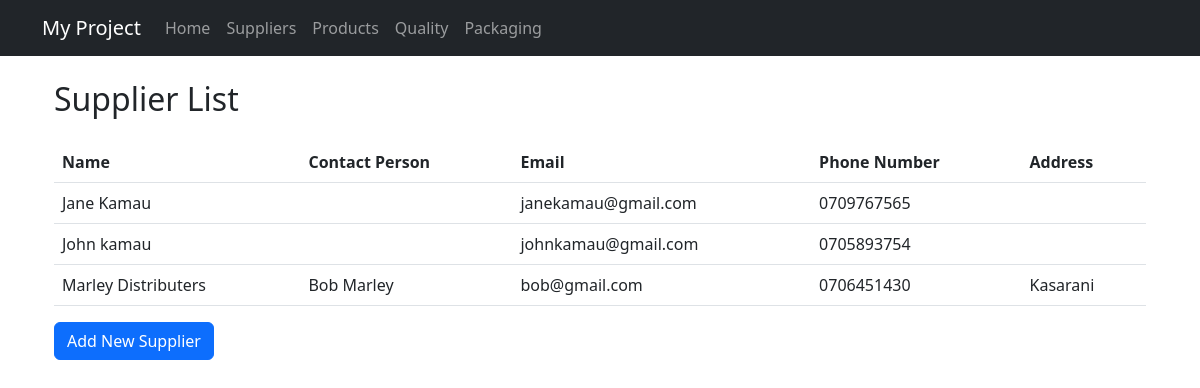
The app's page /get-suppliers/ with its own data.
### manufacturing/models.py (models this page shows, shortened)
class Supplier(models.Model):
    name = models.CharField(max_length=100)
    contact_person = models.CharField(max_length=100)
    email = models.EmailField()
    phone_number = models.CharField(max_length=20)
    address = models.TextField()

### manufacturing/views.py (the view)
# urls.py: path('get-suppliers/', views.get_suppliers, name='get_suppliers'),
def get_suppliers(request):
    if request.method == 'GET':
        try:
            suppliers = Supplier.objects.all()
            return render(request, 'manufacturing/supplier_list.html', {'suppliers': suppliers})
        except Exception as e:
            return render(request, 'manufacturing/supplier_list.html', {'error': str(e)})
    return render(request, 'manufacturing/supplier_list.html', {'error': 'Invalid request method'})

### manufacturing/templates/manufacturing/supplier_list.html (shortened to what this page needs)
{% extends './base.html' %}
{% block content %}
<div class="container">
    <div class="d-flex justify-content-between align-items-center mb-3">
        <h2>Supplier List</h2>
    </div>
    <table class="table">
        <thead>
            <tr>
                <th>Name</th>
                <th>Contact Person</th>
                <th>Email</th>
                <th>Phone Number</th>
                <th>Address</th>
            </tr>
        </thead>
        <tbody>
            {% for supplier in suppliers %}
            <tr>
                <td>{{ supplier.name }}</td>
                <td>{{ supplier.contact_person }}</td>
                <td>{{ supplier.email }}</td>
                <td>{{ supplier.phone_number }}</td>
                <td>{{ supplier.address }}</td>
            </tr>
            {% endfor %}
        </tbody>
    </table>
    <a href="{% url 'save_supplier' %}" class="btn btn-primary">Add New Supplier</a>
</div>
{% endblock %}

### records on screen
Supplier: name "Jane Kamau", email "janekamau@gmail.com", phone_number "0709767565"
Supplier: name "John kamau", email "johnkamau@gmail.com", phone_number "0705893754"
Supplier: name "Marley Distributers", contact_person "Bob Marley", email "bob@gmail.com", phone_number "0706451430", address "Kasarani"
